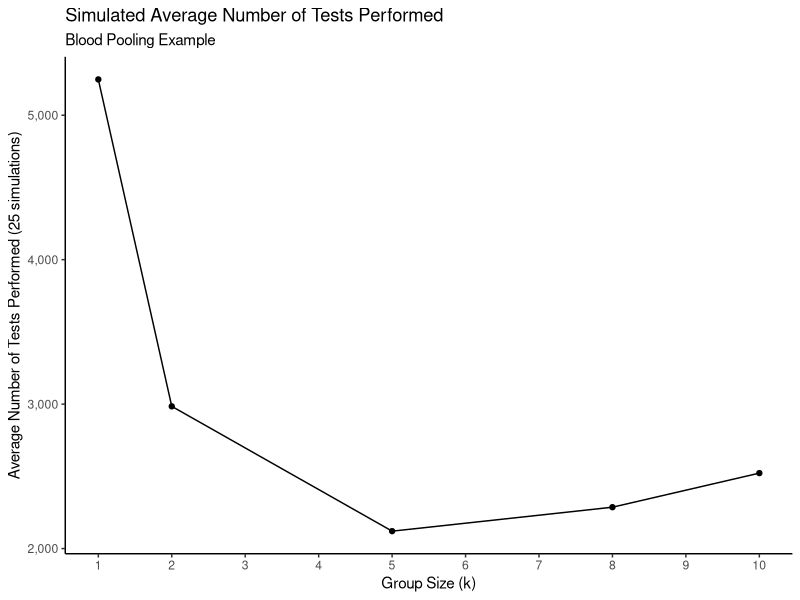
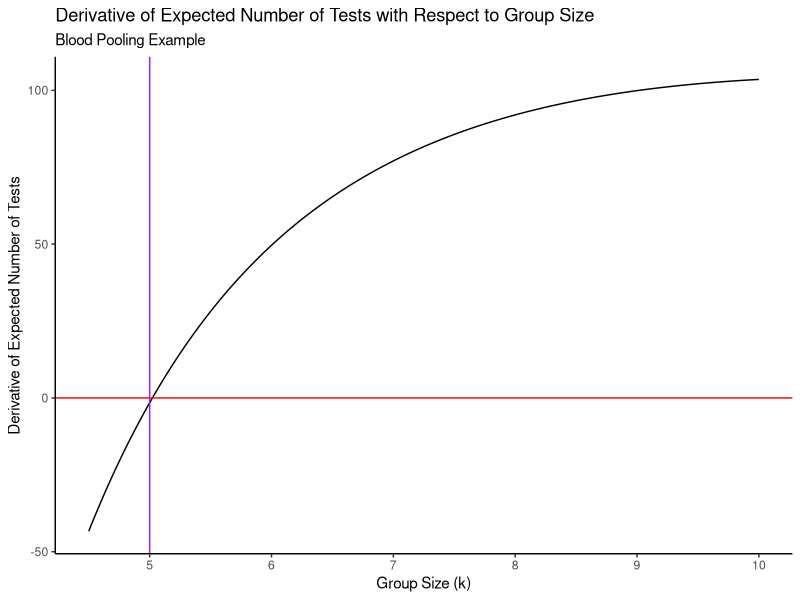

Source code (R) for these figures, in order:
## ---- chunk 1
knitr::opts_chunk$set(echo = TRUE)
## ---- chunk 2
# Load the tidyverse packages
suppressMessages({
  suppressWarnings({
    library(tidyverse)
  })
})
## ---- chunk 3

# Function to perform one experiment
perform_one_experiment_basic <- function(k,N=5000,p=0.05) {
  n <- N / k
  
  # Simulate the population
  popsim <- numeric(N)
  for (i in 1:N) {
    popsim[i] <- rbinom(n = 1,size = 1,prob = p)
  }
  
  # Group them
  groups <- rep(1:n,k)
  
  # Check the disease status of each group
  any_diseased <- numeric(n)
  for (i in 1:N) {
    if (popsim[i] == 1) {
      any_diseased[groups[i]] <- 1
    }
  }
  
  # Count the number of tests performed
  numtests <- 0
  for (i in 1:n) {
    if (any_diseased[i] == 1) {
      numtests <- numtests + (k + 1)
    }
    else {
      numtests <- numtests + 1
    }
  }
  numtests
}

perform_one_experiment_basic(5)



## ---- chunk 4
# Function to check inputs: same as above
# Function to perform one experiment
perform_one_experiment_advanced <- function(k,N=5000,p=0.05) {
  n <- N / k
  data_frame(disease = rbinom(N,1,p),
             group = rep(1:n,k)) %>%
    group_by(group) %>%
    summarize(disease = max(disease)) %>%
    mutate(numtests = k*disease + 1) %>%
    summarize(numtests = sum(numtests)) %>%
    pull(numtests)
}

perform_one_experiment_advanced(5)

## ---- chunk 5
# Two functions to perform B experiments for fixed k and average the result
# 
# Basic
perform_B_experiments_basic <- function(B,k,N=5000,p=0.05) {
  results <- numeric(B)
  for (i in 1:B) {
    results[i] <- perform_one_experiment_basic(k,N,p)
  }
  mean(results)
}

perform_B_experiments_basic(25,5)

# Advanced
perform_B_experiments_advanced <- function(B,k,N=5000,p=0.05) {
  map(1:B,~perform_one_experiment_advanced(k,N,p)) %>%
    reduce(c) %>%
    mean()
}

perform_B_experiments_advanced(25,5)

## ---- chunk 6
# Simulate for valid values of k from 1 to 10:
sim_results <- numeric(5)
k_to_do <- c(1,2,5,8,10)
for (i in 1:length(k_to_do)) {
  sim_results[i] <- perform_B_experiments_basic(25,k_to_do[i])
}
# ggplot needs its input to be a data_frame
sim_results <- data_frame(k = k_to_do,numtests_sim = sim_results)


# Or...
sim_results <- c(1,2,5,8,10) %>%
  map(~data_frame(k = .x,numtests_sim = perform_B_experiments_advanced(25,.x))) %>%
  reduce(bind_rows)

sim_results %>%
  ggplot(aes(x = k,y = numtests_sim,group = 1)) +
  theme_classic() +
  geom_point() + 
  geom_line() +
  labs(title = "Simulated Average Number of Tests Performed",
       subtitle = "Blood Pooling Example",
       x = "Group Size (k)",
       y = "Average Number of Tests Performed (25 simulations)") +
  scale_x_continuous(breaks = 1:10) +
  scale_y_continuous(labels = scales::comma_format())

## ---- chunk 7
expected_tests <- function(k,N=5000,p=0.05) {
  n <- N / k
  n + n*k*(1 - (1-p)^k)
}

expected_tests(5)
perform_B_experiments_basic(25,5)

## ---- chunk 8
fprime <- function(k,N=5000,p=0.05) N * (log(1/(1-p))*(1-p)^k - 1/k^2)
uniroot(fprime,c(1,10))
## ---- chunk 9
data_frame(k = seq(4.5,10,by=0.01),
           y = fprime(k)) %>%
  ggplot(aes(x = k,y = y),group = 1) +
  theme_classic() +
  geom_line() +
  geom_hline(yintercept = 0,colour = "red") +
  geom_vline(xintercept = 5,colour = "purple") +
  labs(title = "Derivative of Expected Number of Tests with Respect to Group Size",
       subtitle = "Blood Pooling Example",
       x = "Group Size (k)",
       y = "Derivative of Expected Number of Tests") +
  scale_x_continuous(breaks = 4:10)

## ---- chunk 10
nlminb(start = 1,objective = expected_tests,lower = 1)
